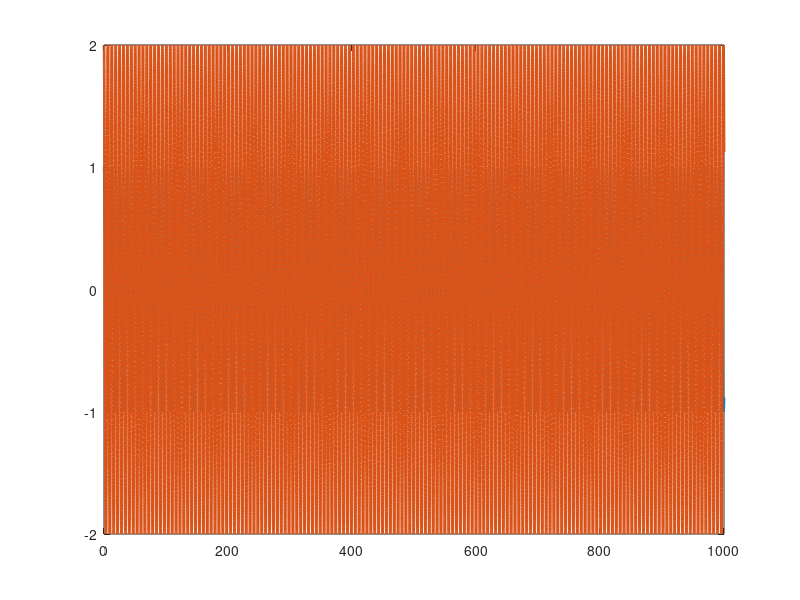

This chart was generated by the following MATLAB code: (Note: this script raises an error after producing the figure.)
function traditional
close all
%Set up parameters for sim
p1       = 3.473;
p2       = 0.196;
p3       = 0.242;
f1       = 5.3;
f2       = 1.1;

% Stacked parameter vector
theta    = [p1;p2;p3;f1;f2];

% Simulation final time
tf   = 1000;

% Initial condition vector (X0 must be same size and "form" as X and XDot below)
% (i.e., in this sim, X0 = [e0;r0;thetahat0])
X0   = [4;10;3;2;1;1;1;1;1];

% Options for integration function
opts = odeset('RelTol',1e-3,'AbsTol',1e-3);

% Integrate (you can send the paramters theta to the dynamics as seen below)
[t,STATES] = ode45(@(t,X) tradynamics(t,X,theta),[0 tf],X0,opts);

% Set up desired trajectory data for plots (enter desired trajectory for your simulation)
qd = [cos(0.5*t) 2*cos(t)]';

% Parse integrated states (STATES is the same "form" as X0)
% (i.e., in this sim, STATES = [e r thetahat] over all time);
e  = STATES(:,1:2)';
r  = STATES(:,3:4)';
thetaHat = STATES(:,5:9)';

% Compute x from e and xd for plotting purposes
q  = e + qd;

% Plot the actual vs desired trajectories
figure(1)
plot(t,qd,'-','LineWidth',2)
hold on
ax = gca;
ax.ColorOrderIndex = 1;
plot(t,q,':','LineWidth',2)
hold off

% Plot the filtered tracking error
figure(2)
plot(t,r,'--','LineWidth',2)

% Plot the adaptive estimates vs actual parameters
figure(3)
plot(t,repmat(theta,1,length(t)),'-','LineWidth',2)
hold on
ax = gca;
ax.ColorOrderIndex = 1;
plot(t,thetaHat,':','LineWidth',2)
hold off

function [XDot] = tradynamics(t,X,theta)

% Parse parameter vector
p1 = theta(1);
p2 = theta(2);
p3 = theta(3);
f1 = theta(4);
f2 = theta(5);

% Select gains for controller
K        = 5; %Enter a number
a        = 1.5; %Enter a number

% Desired trajectory and needed derivatives
qd       = [cos(0.5*t);2*cos(t)];
qdDot    = [-0.5*sin(0.5*t); -2*sin(t)];   %Enter the expression
qdDotDot = [-0.25*cos(0.5*t); -2*cos(t)];  %Enter the expression 

% Parse current states (X is the same size and "form" as X0)
% (i.e., in this sim, X = [e;r;thetahat])
e        = [X(1);X(2)];
r        = [X(3);X(4)];
thetaHat = [X(5);X(6);X(7);X(8);X(9)];

% Compute current x and xDot for convenience
q        = e + qd;
qDot     = r - a*e + qdDot;

% Compute cos(x2) and sin(x2) for convenience
c2       = cos(q(2));
s2       = sin(q(2));

% Compute current matrices for the dynamics
M        = [p1 + 2*p3*c2 p2 + p3*c2;p2 + p3*c2 p2];
Vm       = [-p3*s2*qDot(2) -p3*s2*(qDot(1) + qDot(2));p3*s2*qDot(1) 0];
fd       = [f1 0;0 f2];

% Compute current regression matrix
cd2       = cos(qd(2));
sd2       = sin(qd(2));
yd11      = qdDotDot(1); %Enter the expression
yd12      = qdDotDot(2); %Enter the expression
yd13      = 2*cd2*qdDotDot(1)+cd2*qdDotDot(2)-sd2*qdDot(2)*qdDot(1)-sd2*(qdDot(1)+qdDot(2))*qdDot(2); %Enter the expression
yd14      = qdDot(1); %Enter the expression
yd15      = 0; %Enter the expression
yd21      = 0; %Enter the expression
yd22      = qdDotDot(1)+qdDotDot(2); %Enter the expression
yd23      = cd2*qdDotDot(1)+sd2*qdDot(1)*qdDot(1); %Enter the expression
yd24      = 0; %Enter the expression
yd25      = qdDot(2); %Enter the expression
Yd       = [yd11 yd12 yd13 yd14 yd15;yd21 yd22 yd23 yd24 yd25];

% u        = -K*r + M*qdDotDot + Vm*qDot + fd*qDot; %Enter the expression
% u        = -K*r - e
u        = -K*r - e + Yd*thetaHat;


% Compute current closed-loop dynamics
eDot        = r - a*e;
rDot        = a*eDot + M\(-Vm*qDot-fd*qDot+u) - qdDotDot; %Enter the expression
gamma = eye([5,5]);
thetaHatDot = -gamma*Yd.'*r; %Enter the expression

% Stacked dynamics vector (XDot is the same size and "form" as X)
XDot        = [eDot;rDot;thetaHatDot];
